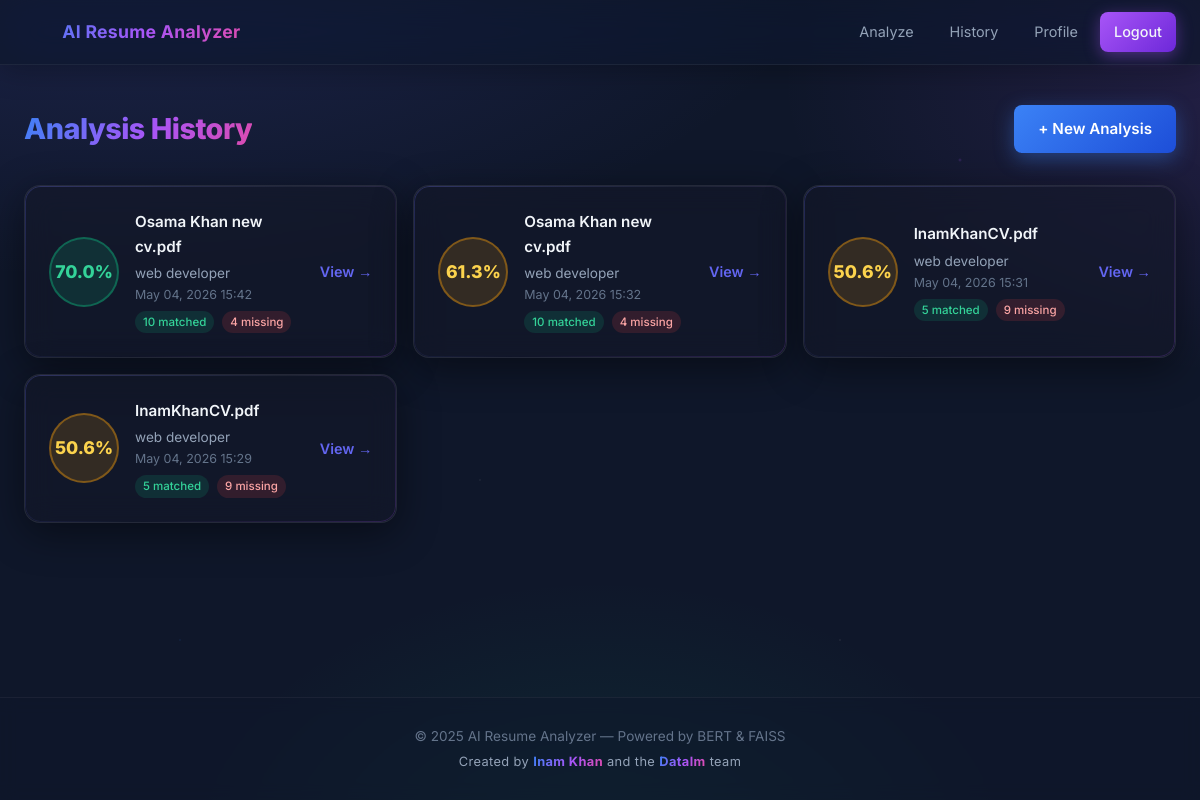
The app's page /analyzer/history/ (signed in), older data.
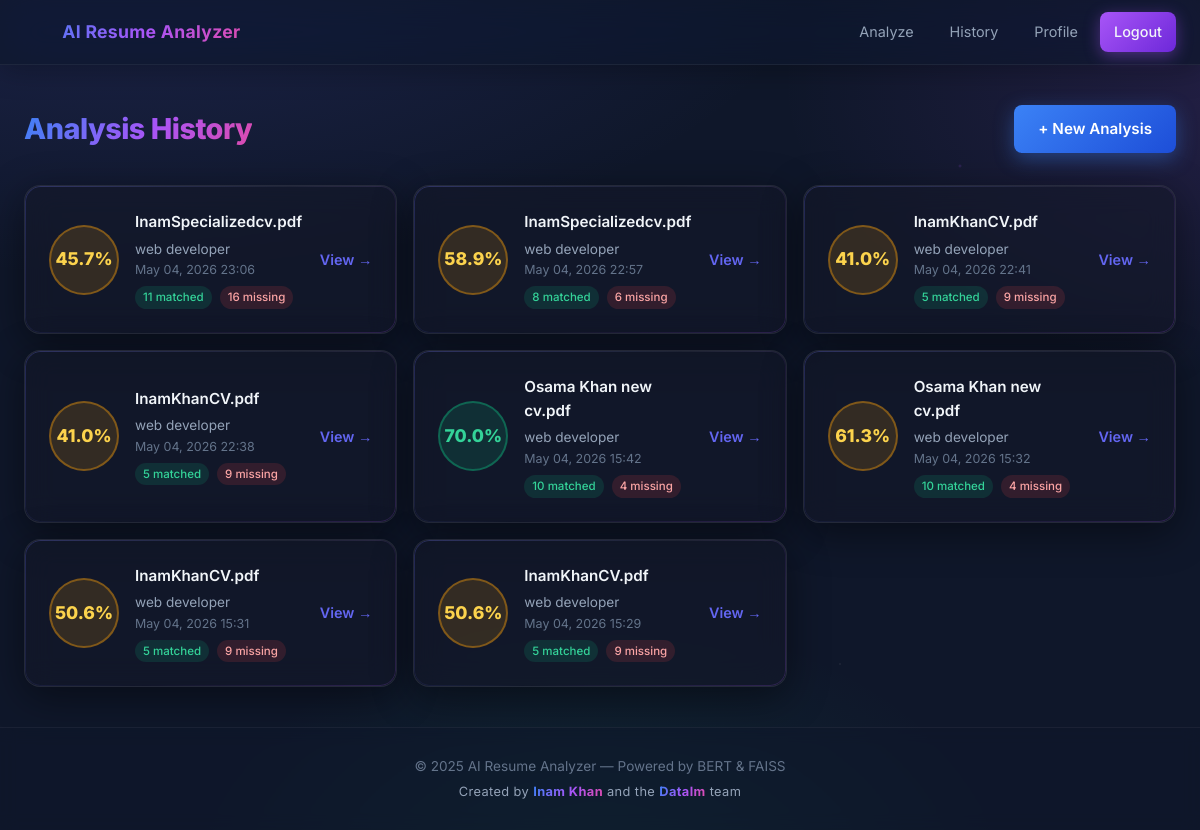
The same page, newer data.
### analyzer/models.py (models this page shows, shortened)
class MatchResult(models.Model):
    user = models.ForeignKey(settings.AUTH_USER_MODEL, on_delete=models.CASCADE, related_name='match_results')
    resume = models.ForeignKey(Resume, on_delete=models.CASCADE, related_name='match_results')
    job_description = models.ForeignKey(JobDescription, on_delete=models.CASCADE, related_name='match_results')
    match_score = models.FloatField()
    matched_skills = models.JSONField(default=list)
    missing_skills = models.JSONField(default=list)
    recommendations = models.JSONField(default=list)
    shap_explanation = models.JSONField(default=dict)
    score_breakdown = models.JSONField(default=dict)
    semantic_scores = models.JSONField(default=dict)
    section_scores = models.JSONField(default=dict)
    keyword_analysis = models.JSONField(default=dict)
    experience_analysis = models.JSONField(default=dict)
    matched_by_group = models.JSONField(default=dict)
    missing_by_group = models.JSONField(default=dict)
    critical_missing = models.JSONField(default=list)
    ai_analysis = models.JSONField(default=dict, blank=True)
    ai_rewritten = models.JSONField(default=dict, blank=True)
    created_at = models.DateTimeField(auto_now_add=True)
    class Meta:
        ordering = ['-created_at']

class Resume(models.Model):
    user = models.ForeignKey(settings.AUTH_USER_MODEL, on_delete=models.CASCADE, related_name='resumes')
    file = models.FileField(upload_to='resumes/')
    original_filename = models.CharField(max_length=255)
    extracted_text = models.TextField(blank=True)
    uploaded_at = models.DateTimeField(auto_now_add=True)

class JobDescription(models.Model):
    user = models.ForeignKey(settings.AUTH_USER_MODEL, on_delete=models.CASCADE, related_name='job_descriptions')
    title = models.CharField(max_length=255, blank=True)
    text = models.TextField()
    file = models.FileField(upload_to='job_descriptions/', blank=True, null=True)
    created_at = models.DateTimeField(auto_now_add=True)

### analyzer/views.py (the view)
# urls.py: path('history/', views.history_view, name='history'),
@login_required
def history_view(request):
    results = MatchResult.objects.filter(user=request.user).select_related('resume', 'job_description')
    return render(request, 'analyzer/history.html', {'results': results})

### templates/analyzer/history.html (shortened to what this page needs)
{% extends 'base.html' %}
{% block content %}
<div class="page-container">
  <div class="page-header">
    <h1>Analysis History</h1>
    <a href="{% url 'analyzer:upload' %}" class="btn-primary">+ New Analysis</a>
  </div>
  {% if results %}
    <div class="history-grid">
      {% for r in results %}
        <div class="history-card card">
          <div class="history-score">
            <span class="score-badge-lg {% if r.match_score >= 70 %}score-high{% elif r.match_score >= 40 %}score-mid{% else %}score-low{% endif %}">
              {{ r.match_score }}%
            </span>
          </div>
          <div class="history-info">
            <h3>{{ r.resume.original_filename }}</h3>
            <p class="history-jd">{{ r.job_description.title|default:"Job Description" }}</p>
            <p class="history-date">{{ r.created_at|date:"M d, Y H:i" }}</p>
            <div class="history-skills">
              <span class="skill-mini matched">{{ r.matched_skills|length }} matched</span>
              <span class="skill-mini missing">{{ r.missing_skills|length }} missing</span>
            </div>
          </div>
          <a href="{% url 'analyzer:results' r.pk %}" class="history-link">View →</a>
        </div>
      {% endfor %}
    </div>
  {% endif %}
</div>
{% endblock %}

Row changes from the older to the newer data that the page shows:
added MatchResult: match_score "45.7", resume.original_filename "InamSpecializedcv.pdf", job_description "web developer", created_at "May 04, 2026 23:06", matched_skills|length "11", missing_skills|length "16"
added MatchResult: match_score "58.9", resume.original_filename "InamSpecializedcv.pdf", job_description "web developer", created_at "May 04, 2026 22:57", matched_skills|length "8", missing_skills|length "6"
added MatchResult: match_score "41.0", resume.original_filename "InamKhanCV.pdf", job_description "web developer", created_at "May 04, 2026 22:41", matched_skills|length "5", missing_skills|length "9"
added MatchResult: match_score "41.0", resume.original_filename "InamKhanCV.pdf", job_description "web developer", created_at "May 04, 2026 22:38", matched_skills|length "5", missing_skills|length "9"
